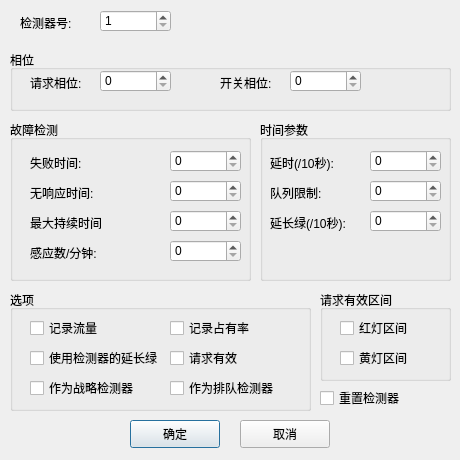
<?xml version="1.0" encoding="UTF-8"?>
<ui version="4.0">
 <class>vehdet_dialog</class>
 <widget class="QDialog" name="vehdet_dialog">
  <property name="geometry">
   <rect>
    <x>0</x>
    <y>0</y>
    <width>460</width>
    <height>460</height>
   </rect>
  </property>
  <property name="windowTitle">
   <string>时段编辑</string>
  </property>
  <widget class="QPushButton" name="pushButton_confirm">
   <property name="geometry">
    <rect>
     <x>130</x>
     <y>420</y>
     <width>90</width>
     <height>28</height>
    </rect>
   </property>
   <property name="text">
    <string>确定</string>
   </property>
  </widget>
  <widget class="QPushButton" name="pushButton_cancel">
   <property name="geometry">
    <rect>
     <x>240</x>
     <y>420</y>
     <width>90</width>
     <height>28</height>
    </rect>
   </property>
   <property name="text">
    <string>取消</string>
   </property>
  </widget>
  <widget class="QGroupBox" name="groupBox">
   <property name="geometry">
    <rect>
     <x>10</x>
     <y>50</y>
     <width>441</width>
     <height>61</height>
    </rect>
   </property>
   <property name="title">
    <string>相位</string>
   </property>
   <widget class="QLabel" name="label_2">
    <property name="geometry">
     <rect>
      <x>20</x>
      <y>20</y>
      <width>71</width>
      <height>26</height>
     </rect>
    </property>
    <property name="text">
     <string>请求相位:</string>
    </property>
    <property name="alignment">
     <set>Qt::AlignLeading|Qt::AlignLeft|Qt::AlignVCenter</set>
    </property>
   </widget>
   <widget class="QLabel" name="label_4">
    <property name="geometry">
     <rect>
      <x>210</x>
      <y>20</y>
      <width>71</width>
      <height>26</height>
     </rect>
    </property>
    <property name="text">
     <string>开关相位:</string>
    </property>
    <property name="alignment">
     <set>Qt::AlignLeading|Qt::AlignLeft|Qt::AlignVCenter</set>
    </property>
   </widget>
   <widget class="QSpinBox" name="spinBox_CallPhase">
    <property name="geometry">
     <rect>
      <x>90</x>
      <y>20</y>
      <width>71</width>
      <height>22</height>
     </rect>
    </property>
   </widget>
   <widget class="QSpinBox" name="spinBox_SwitchPhase">
    <property name="geometry">
     <rect>
      <x>280</x>
      <y>20</y>
      <width>71</width>
      <height>22</height>
     </rect>
    </property>
   </widget>
  </widget>
  <widget class="QGroupBox" name="groupBox_4">
   <property name="geometry">
    <rect>
     <x>260</x>
     <y>120</y>
     <width>191</width>
     <height>161</height>
    </rect>
   </property>
   <property name="title">
    <string>时间参数</string>
   </property>
   <widget class="QLabel" name="label_8">
    <property name="geometry">
     <rect>
      <x>10</x>
      <y>60</y>
      <width>81</width>
      <height>26</height>
     </rect>
    </property>
    <property name="text">
     <string>队列限制:</string>
    </property>
    <property name="alignment">
     <set>Qt::AlignLeading|Qt::AlignLeft|Qt::AlignVCenter</set>
    </property>
   </widget>
   <widget class="QLabel" name="label_9">
    <property name="geometry">
     <rect>
      <x>10</x>
      <y>30</y>
      <width>81</width>
      <height>26</height>
     </rect>
    </property>
    <property name="text">
     <string>延时(/10秒):</string>
    </property>
    <property name="alignment">
     <set>Qt::AlignLeading|Qt::AlignLeft|Qt::AlignVCenter</set>
    </property>
   </widget>
   <widget class="QLabel" name="label_10">
    <property name="geometry">
     <rect>
      <x>10</x>
      <y>90</y>
      <width>81</width>
      <height>26</height>
     </rect>
    </property>
    <property name="text">
     <string>延长绿(/10秒):</string>
    </property>
    <property name="alignment">
     <set>Qt::AlignLeading|Qt::AlignLeft|Qt::AlignVCenter</set>
    </property>
   </widget>
   <widget class="QSpinBox" name="spinBox_Extend">
    <property name="geometry">
     <rect>
      <x>110</x>
      <y>90</y>
      <width>71</width>
      <height>22</height>
     </rect>
    </property>
   </widget>
   <widget class="QSpinBox" name="spinBox_Delay">
    <property name="geometry">
     <rect>
      <x>110</x>
      <y>30</y>
      <width>71</width>
      <height>22</height>
     </rect>
    </property>
   </widget>
   <widget class="QSpinBox" name="spinBox_QueueLimit">
    <property name="geometry">
     <rect>
      <x>110</x>
      <y>60</y>
      <width>71</width>
      <height>22</height>
     </rect>
    </property>
   </widget>
  </widget>
  <widget class="QGroupBox" name="groupBox_5">
   <property name="geometry">
    <rect>
     <x>320</x>
     <y>290</y>
     <width>131</width>
     <height>91</height>
    </rect>
   </property>
   <property name="title">
    <string>请求有效区间</string>
   </property>
   <widget class="QCheckBox" name="checkBox_Red">
    <property name="geometry">
     <rect>
      <x>20</x>
      <y>30</y>
      <width>101</width>
      <height>16</height>
     </rect>
    </property>
    <property name="text">
     <string>红灯区间</string>
    </property>
   </widget>
   <widget class="QCheckBox" name="checkBox_Yellow">
    <property name="geometry">
     <rect>
      <x>20</x>
      <y>60</y>
      <width>101</width>
      <height>16</height>
     </rect>
    </property>
    <property name="text">
     <string>黄灯区间</string>
    </property>
   </widget>
  </widget>
  <widget class="QGroupBox" name="groupBox_6">
   <property name="geometry">
    <rect>
     <x>10</x>
     <y>290</y>
     <width>301</width>
     <height>121</height>
    </rect>
   </property>
   <property name="title">
    <string>选项</string>
   </property>
   <widget class="QCheckBox" name="checkBox_RecordFlow">
    <property name="geometry">
     <rect>
      <x>20</x>
      <y>30</y>
      <width>131</width>
      <height>16</height>
     </rect>
    </property>
    <property name="text">
     <string>记录流量</string>
    </property>
   </widget>
   <widget class="QCheckBox" name="checkBox_StrategicDet">
    <property name="geometry">
     <rect>
      <x>20</x>
      <y>90</y>
      <width>131</width>
      <height>16</height>
     </rect>
    </property>
    <property name="text">
     <string>作为战略检测器</string>
    </property>
   </widget>
   <widget class="QCheckBox" name="checkBox_UseExtend">
    <property name="geometry">
     <rect>
      <x>20</x>
      <y>60</y>
      <width>131</width>
      <height>16</height>
     </rect>
    </property>
    <property name="text">
     <string>使用检测器的延长绿</string>
    </property>
   </widget>
   <widget class="QCheckBox" name="checkBox_QueueDet">
    <property name="geometry">
     <rect>
      <x>160</x>
      <y>90</y>
      <width>131</width>
      <height>16</height>
     </rect>
    </property>
    <property name="text">
     <string>作为排队检测器</string>
    </property>
   </widget>
   <widget class="QCheckBox" name="checkBox_RequestValid">
    <property name="geometry">
     <rect>
      <x>160</x>
      <y>60</y>
      <width>131</width>
      <height>16</height>
     </rect>
    </property>
    <property name="text">
     <string>请求有效</string>
    </property>
   </widget>
   <widget class="QCheckBox" name="checkBox_RecordOccupancy">
    <property name="geometry">
     <rect>
      <x>160</x>
      <y>30</y>
      <width>131</width>
      <height>16</height>
     </rect>
    </property>
    <property name="text">
     <string>记录占有率</string>
    </property>
   </widget>
  </widget>
  <widget class="QGroupBox" name="groupBox_3">
   <property name="geometry">
    <rect>
     <x>10</x>
     <y>120</y>
     <width>241</width>
     <height>161</height>
    </rect>
   </property>
   <property name="title">
    <string>故障检测</string>
   </property>
   <widget class="QLabel" name="label_3">
    <property name="geometry">
     <rect>
      <x>20</x>
      <y>30</y>
      <width>71</width>
      <height>26</height>
     </rect>
    </property>
    <property name="text">
     <string>失败时间:</string>
    </property>
    <property name="alignment">
     <set>Qt::AlignLeading|Qt::AlignLeft|Qt::AlignVCenter</set>
    </property>
   </widget>
   <widget class="QLabel" name="label_5">
    <property name="geometry">
     <rect>
      <x>20</x>
      <y>60</y>
      <width>71</width>
      <height>26</height>
     </rect>
    </property>
    <property name="text">
     <string>无响应时间:</string>
    </property>
    <property name="alignment">
     <set>Qt::AlignLeading|Qt::AlignLeft|Qt::AlignVCenter</set>
    </property>
   </widget>
   <widget class="QLabel" name="label_6">
    <property name="geometry">
     <rect>
      <x>20</x>
      <y>90</y>
      <width>71</width>
      <height>26</height>
     </rect>
    </property>
    <property name="text">
     <string>最大持续时间:</string>
    </property>
    <property name="alignment">
     <set>Qt::AlignLeading|Qt::AlignLeft|Qt::AlignVCenter</set>
    </property>
   </widget>
   <widget class="QLabel" name="label_7">
    <property name="geometry">
     <rect>
      <x>20</x>
      <y>120</y>
      <width>71</width>
      <height>26</height>
     </rect>
    </property>
    <property name="text">
     <string>感应数/分钟:</string>
    </property>
    <property name="alignment">
     <set>Qt::AlignLeading|Qt::AlignLeft|Qt::AlignVCenter</set>
    </property>
   </widget>
   <widget class="QSpinBox" name="spinBox_FailTime">
    <property name="geometry">
     <rect>
      <x>160</x>
      <y>30</y>
      <width>71</width>
      <height>22</height>
     </rect>
    </property>
   </widget>
   <widget class="QSpinBox" name="spinBox_NoActivity">
    <property name="geometry">
     <rect>
      <x>160</x>
      <y>60</y>
      <width>71</width>
      <height>22</height>
     </rect>
    </property>
   </widget>
   <widget class="QSpinBox" name="spinBox_MaxPresence">
    <property name="geometry">
     <rect>
      <x>160</x>
      <y>90</y>
      <width>71</width>
      <height>22</height>
     </rect>
    </property>
   </widget>
   <widget class="QSpinBox" name="spinBox_ErraticCounts">
    <property name="geometry">
     <rect>
      <x>160</x>
      <y>120</y>
      <width>71</width>
      <height>22</height>
     </rect>
    </property>
   </widget>
  </widget>
  <widget class="QCheckBox" name="checkBox_Reset">
   <property name="geometry">
    <rect>
     <x>320</x>
     <y>390</y>
     <width>131</width>
     <height>16</height>
    </rect>
   </property>
   <property name="text">
    <string>重置检测器</string>
   </property>
  </widget>
  <widget class="QSpinBox" name="spinBox_Num">
   <property name="geometry">
    <rect>
     <x>100</x>
     <y>10</y>
     <width>71</width>
     <height>22</height>
    </rect>
   </property>
   <property name="minimum">
    <number>1</number>
   </property>
   <property name="maximum">
    <number>32</number>
   </property>
  </widget>
  <widget class="QLabel" name="label_11">
   <property name="geometry">
    <rect>
     <x>20</x>
     <y>10</y>
     <width>81</width>
     <height>26</height>
    </rect>
   </property>
   <property name="text">
    <string>检测器号:</string>
   </property>
   <property name="alignment">
    <set>Qt::AlignLeading|Qt::AlignLeft|Qt::AlignVCenter</set>
   </property>
  </widget>
 </widget>
 <resources/>
 <connections/>
</ui>
